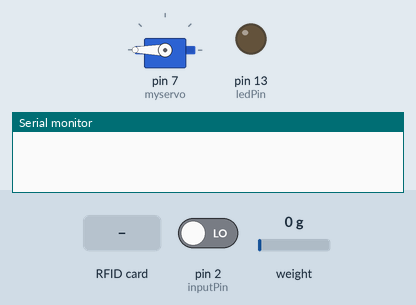
Simulated run of this sketch. Board: Arduino Mega 2560, built with avr-gcc and run on an emulated ATmega2560. Shown: servo, output pins drawn as LEDs (lit = HIGH), the last lines printed to the serial monitor. The inputs (shaded band) are chosen by the test bench; at power-on: pin 2 (inputPin) LOW, weight on the scale 0 g. Pins used as bus, display or sensor lines are not drawn.

Above: at 2.2 s.
2.3 s: pin 2 (inputPin) driven HIGH
At 3.5 s:
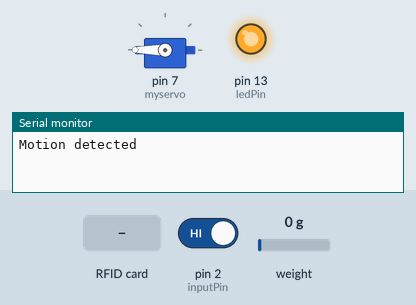
3.8 s: RFID card C0 BD B5 56 held to the reader
At 5.3 s:
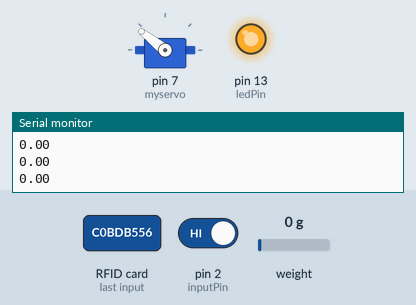
Timing chart, 0 to 6.8 s (numbered marks = the images above; inputs shaded):
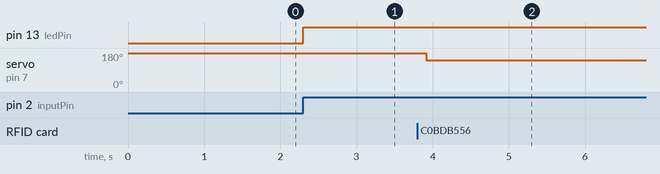

The sketch:

project.ino
```cpp
/* BANNY */
#include <SPI.h>
#include <MFRC522.h>
#define SS_PIN 53
#define RST_PIN 49
#include <Servo.h>
Servo myservo;  // create servo object to control a servo
int pos = 0;
const int ServoRestPosition   = 20;  //Starting position
const int ServoTargetPosition = 150; //Position when event is detected


#include <HX711.h>

#define DOUT  A2
#define CLK  A3

HX711 scale(DOUT, CLK);
float calibration_factor = -476650; // calibration factor

int ledPin = 13;                // choose the pin for the LED
int inputPin = 2;               // choose the input pin (for PIR sensor)
int pirState = LOW;
int val = 0;
String preId = "";

MFRC522 mfrc522(SS_PIN, RST_PIN); // Instance of the class

void setup() {
  Serial1.begin(115200);
  pinMode(ledPin, OUTPUT);      // declare LED as output
  pinMode(inputPin, INPUT);     // declare sensor as input
  SPI.begin();       // Init SPI bus
  mfrc522.PCD_Init(); // Init MFRC522
  myservo.attach(7);
  servoclose();

  Serial.println("Press T to tare");
  scale.set_scale(-476650);  //Calibration Factor obtained from first sketch
  scale.tare();             //Reset the scale to 0

  Serial.begin(9600);
}

void loop() {
  String id = "";
  float weightneed = 0;
  float weightcurrent = 0;
  float weightate = 0;
  float netweight = 0;

  val = digitalRead(inputPin);  // read input value
  if (val == 1) {            // check if the input is HIGH
    digitalWrite(ledPin, HIGH);

    //delay(100);// turn LED ON
    if (pirState == LOW) {
      // we have just turned on
      Serial.println("Motion detected");
      //rfid();
      pirState = HIGH;
      //Serial.println(val);
    }

    id = rfid();

    if ((id == "c0bdb556" || id=="76a78589") && id!=preId) { //Check db id
      //Get details from db
      netweight = 0.10; //DB net weight
      weightate = 0.05; //DB ate weight
      weightcurrent = weightscale();

      if (weightate == 0 ) {
        weightneed = netweight - weightcurrent; //calculation of weight needed

        if (weightneed > 0) {
          servoopen();
          while(1){
            //netweight== ;

           // Serial.println(weightscale());
            if (weightscale()>=netweight)
              break;
            }
             Serial1.println(id);
             Serial1.println(netweight);
          servoclose();
        }
      }
      else if (weightate >0 ) {
        weightneed = (netweight - weightate) - weightcurrent; //calculation of weight needed

        if (weightneed > 0) {
          servoopen();
          while(1){
            //netweight== ;

           // Serial.println(weightscale());
            if (weightscale()>=weightneed)
              break;
            }
             Serial1.print(id);

             Serial1.print(netweight);
          servoclose();
        }
      }
      preId = id;
    }
  }

  else {
    digitalWrite(ledPin, LOW);// turn LED OFF
    //delay(200);
    if (pirState == HIGH) {
      // we have just turned of
      Serial.println("Motion ended!");
      //Serial.println(val);
      //Serial1.println(id+","+netweight);
      pirState = LOW;
    }
  }
}

String rfid() {
  String tag = "";
  if ( mfrc522.PICC_IsNewCardPresent())
  {
    if ( mfrc522.PICC_ReadCardSerial())
    {
      Serial.print("Tag UID:");
      for (byte i = 0; i < mfrc522.uid.size; i++) {
        Serial.print(mfrc522.uid.uidByte[i] < 0x10 ? " 0" : " ");
        Serial.print(mfrc522.uid.uidByte[i], HEX);
        tag = tag + String(mfrc522.uid.uidByte[i], HEX);

      }

      Serial.println();
      mfrc522.PICC_HaltA();
      Serial.print(tag);
      Serial.println();


    }
  }
  return tag;
}

float weightscale() {
  float weight = 0;

  //Serial.print("Weight: ");
  weight = scale.get_units();
  //Serial.print(scale.get_units(), 3);  //Up to 3 decimal points
  //Serial.println(" kg"); //Change this to kg and re-adjust the calibration factor if you follow lbs

  if (Serial.available())
  {
    char temp = Serial.read();
    if (temp == 't' || temp == 'T')
      scale.tare();  //Reset the scale to zero
  }
  Serial.println(weight);
  return weight;
}

void servoclose() {
  for (pos = 0; pos <= 180; pos += 1) {

    myservo.write(pos);
    //delay(15);
  }

}

void servoopen() {
  for (pos = 180; pos >= 142; pos -= 1) {
    myservo.write(pos);
    //delay(15);
  }

}
```

Measured:
- after the input at 2.3 s, pin 13 (ledPin): LOW → HIGH at once
- after the input at 3.8 s, servo on pin 7 (myservo): 180° → 142° after 0.12 s
